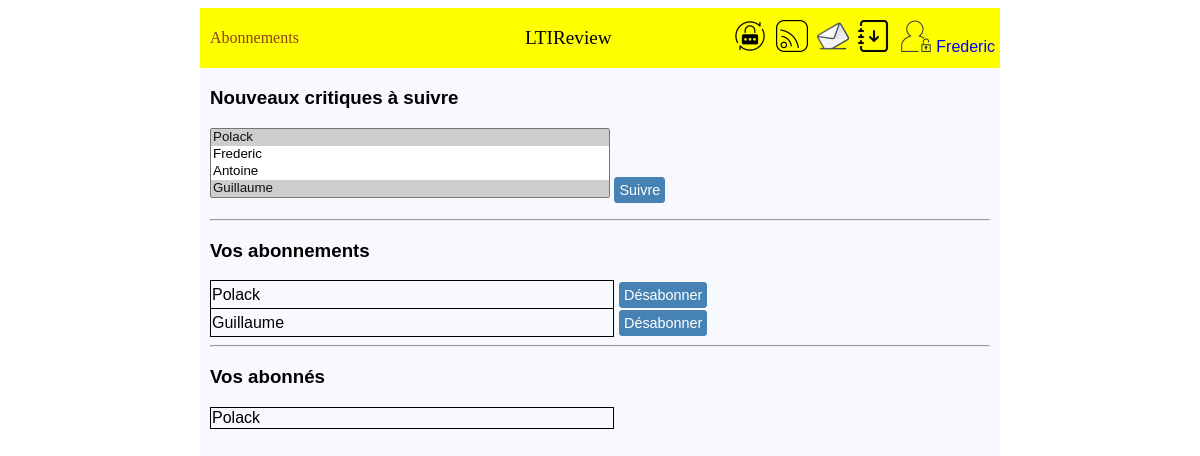
/userfollow/ (signed in), run on an earlier commit of the app's database.
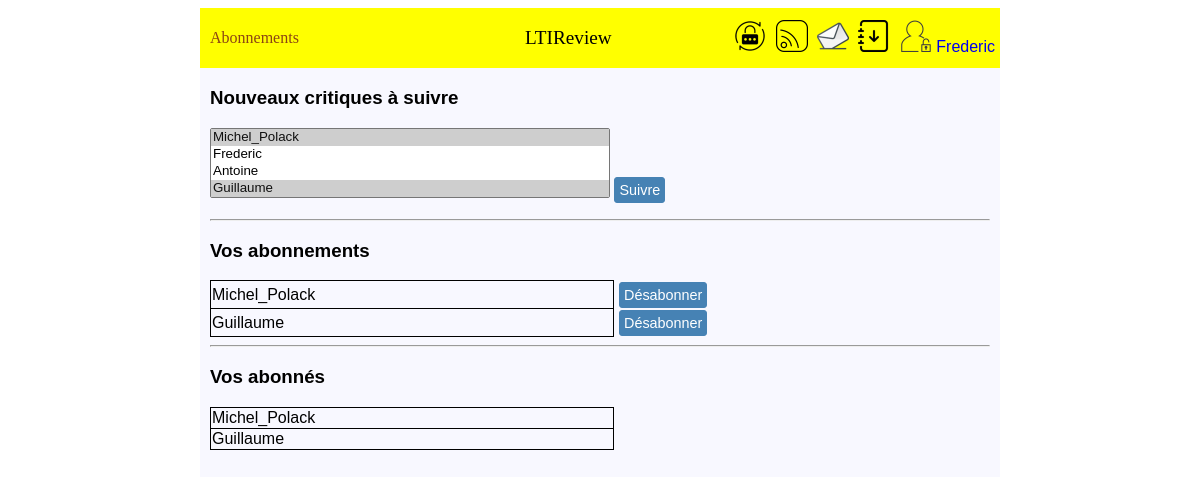
And on a later commit of the database.
### authentication/models.py (models this page shows)
class User(AbstractUser):
    profile_photo = models.ImageField(verbose_name='Photo de profil')
    follows = models.ManyToManyField('self', through='UserFollows', symmetrical=False)

### critics/views.py (the view, shortened to what this page needs)
# urls.py: path('userfollow/', critics.views.UserFollowView.as_view(), name='user_follow'),
class UserFollowView(LoginRequiredMixin, View):
    template_name = 'critics/user_follow.html'
    form_class = forms.UserFollowForm
    def get(self, request):
        form = self.form_class(instance=request.user)
        followings = request.user.follows.all()
        followers = request.user.user_set.all()
        messages.info(request, 'Abonnements')
        context = {'form': form, 'followings': followings, 'followers': followers}
        return render(request, self.template_name, context=context)

### critics/forms.py
class UserFollowForm(forms.ModelForm):
    class Meta:
        model = get_user_model()
        fields = ['follows']

### critics/templates/critics/user_follow.html (shortened to what this page needs)
{% extends 'base.html' %}
{% block content %}
<div class="page">
    <form method="post">
        <h3>Nouveaux critiques à suivre</h3>
        {{ form.follows }}
        <button type="submit" >Suivre</button>
    </form>
    <hr>
    <h3>Vos abonnements</h3>
    <table>
        {% for following in followings %}
            <tr class="tab-followings">
                <td class="cell-following">{{ following.username }}</td>
                <td class="cell-no-border"><button>
                    <a class="bouton-href" href="{% url 'user_follow_delete' following.id %}">Désabonner</a>
                </button></td>
            </tr>
        {% endfor %}
    </table>
    <hr>
    <h3>Vos abonnés</h3>
    <table>
        {% for follower in followers %}
            <tr class="tab-followers">
                <td class="cell-follower">{{ follower.username }}</td>
            </tr>
        {% endfor %}
    </table>
</div>
{% endblock content %}

### templates/base.html (shortened to what this page needs)
{% load static %}
<html lang="fr">
<head>
    <link rel="stylesheet" href="{% static 'styles.css' %}">
</head>
<body>
    <header>
        <p id="message">
        {% if messages %}
            {% for message in messages %}
                <span{% if message.tags %} class="{{ message.tags }}"{% endif %}>{{ message }}</span>
            {% endfor %}
        {% endif %}
        </p>
        <p id="titre">LTIReview</p>
        <nav>
            {% if user.is_authenticated %}
                <a class="image" href="{% url 'password_change' %}">
                    <img src="{% static 'img/psw_change.png' %}" alt="changement mot de passe"
                         width="32px" height="32px" title="Changement mot de passe">
                </a>
                <a class="image" href="{% url 'home' %}">
                    <img src="{% static 'img/flux.png' %}" alt="flux"
                         width="32px" height="32px" title="Flux">
                </a>
                <a class="image" href="{% url 'post' %}">
                    <img src="{% static 'img/post.png' %}" alt="posts"
                         width="32px" height="32px" title="Posts">
                </a>
                <a class="image" href="{% url 'user_follow' %}">
                    <img src="{% static 'img/abonnement.png' %}" alt="abonnements"
                         width="32px" height="32px" title="Abonnements">
                </a>
                <a class="image" href="{% url 'logout' %}">
                    <img src="{% static 'img/user_unlocked.png' %}" alt="déconnexion"
                         width="32px" height="32px" title="Déconnexion">
                    {{user}}
                </a>
            {% endif %}
        </nav>
    </header>
    {% block content %}{% endblock content %}
</body>
</html>

What changed in the data, as far as the page shows it:
changed User: username "Polack" → "Michel_Polack"
now on one of the page's lists (row edited): User: username "Guillaume"
Also different on the page:
form field follows: "Polack ☑ / Frederic / Antoine / Guillaume ☑" → "Michel_Polack ☑ / Frederic / Antoine / Guillaume ☑"
